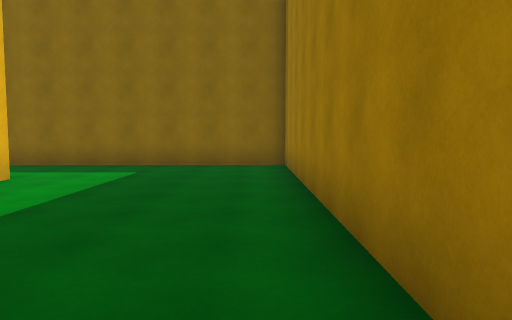
[1] (above)

24 first-person views from a walk through a scene from a Unity 3-D project. The camera is 1.5 m above the floor, tilts 4° down and sees 70° across. The floor is counted in squares, 2 m on a side. Each view is taken from the middle of a square. On the plan, view 1 faces up. The plan holds only what a view shows up to about 11 squares ahead; the rest is blank. The place goes on beyond the plan. The player character is not drawn. Surface patterns are stand-ins for the level's own textures.

[2]
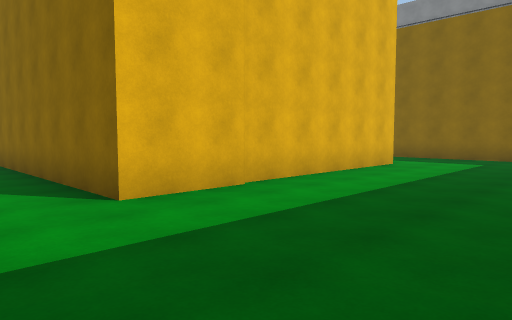

[3]
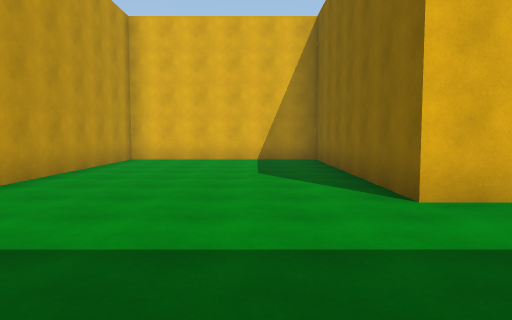

[4]
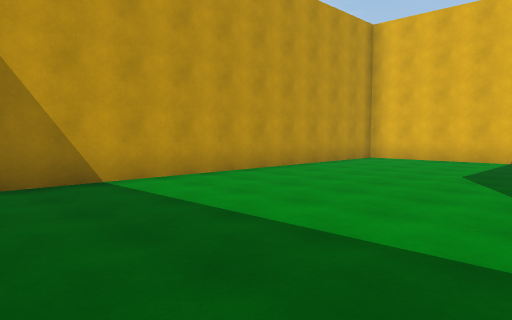

[5]
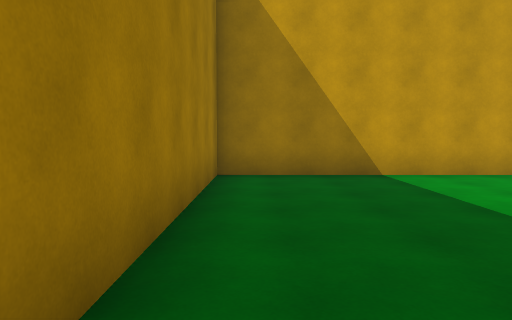

[6]
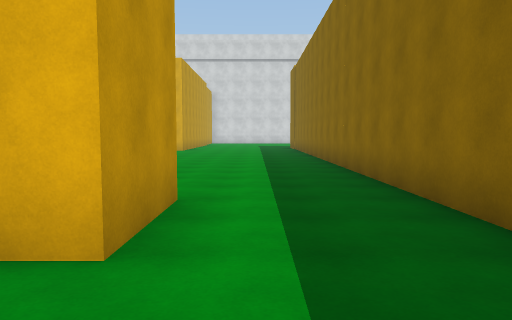

[7]
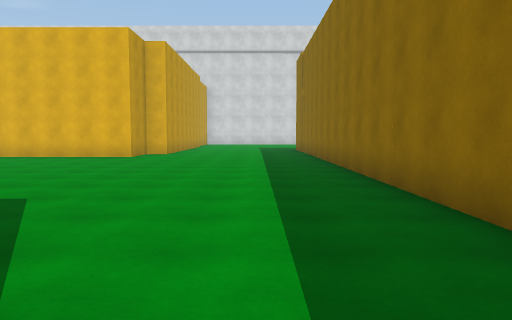

[8]
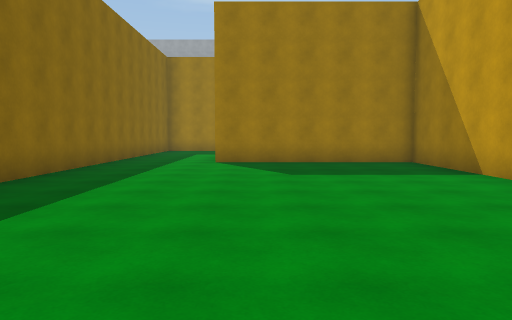

[9]
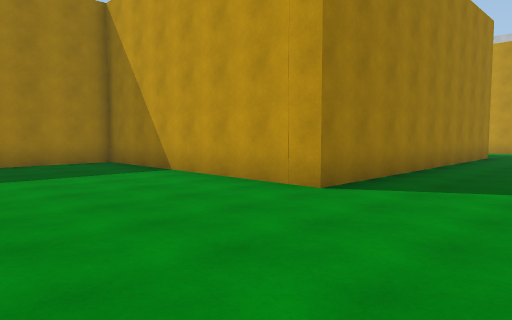

[10]
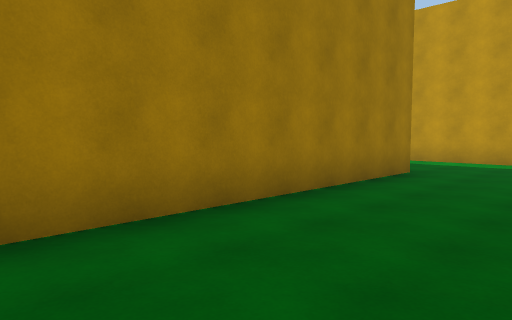

[11]
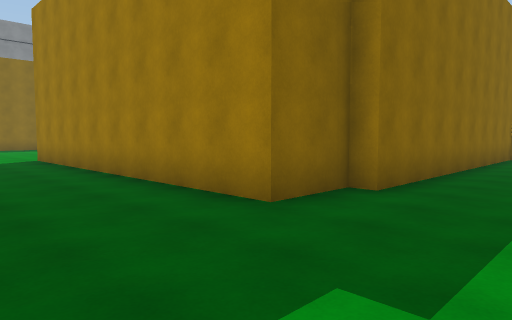

[12]
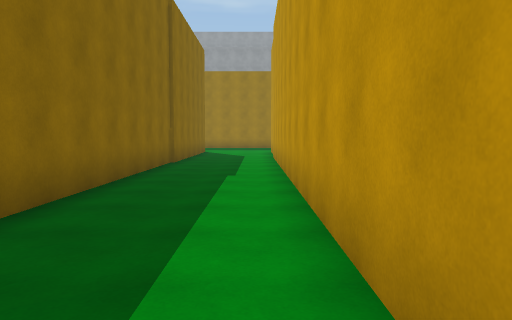

[13]
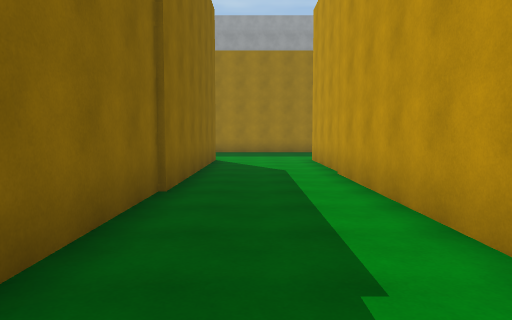

[14]
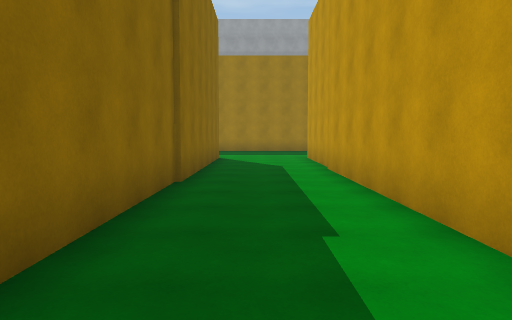

[15]
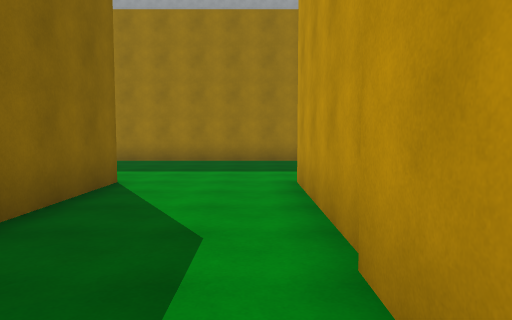

[16]
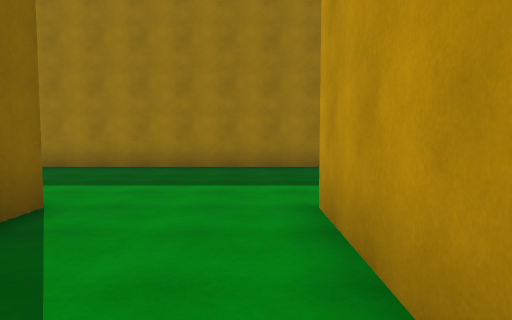

[17]
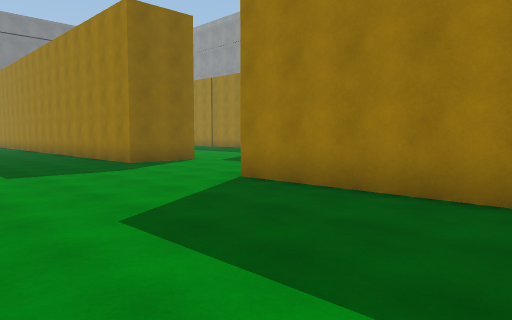

[18]
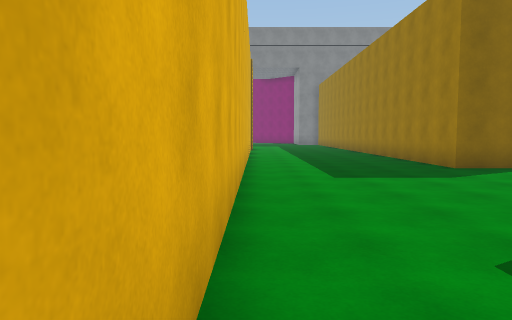

[19]
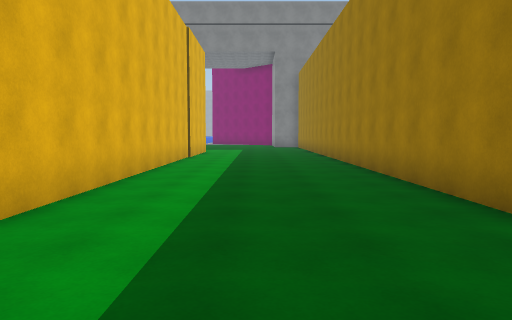

[20]
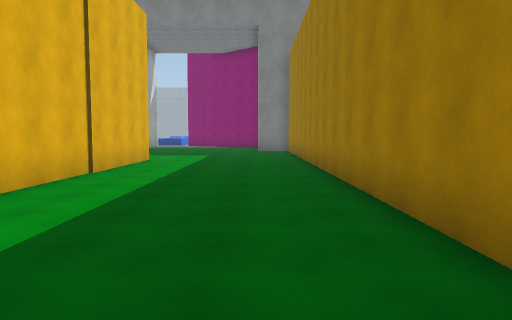

[21]
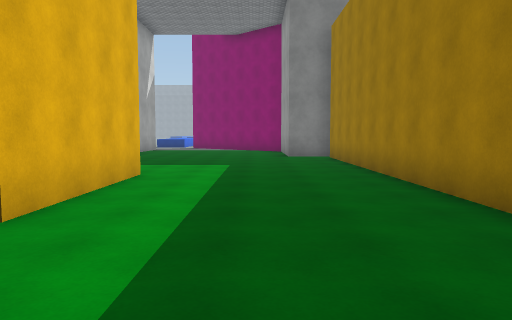

[22]
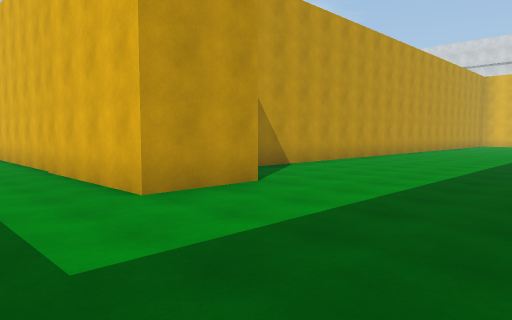

[23]
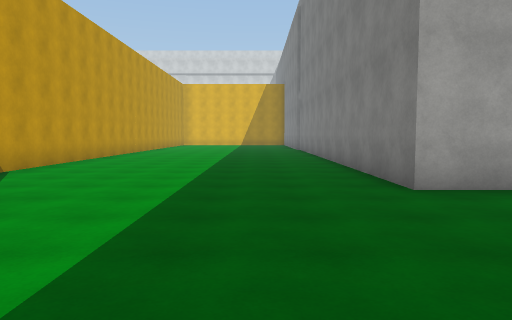

[24]
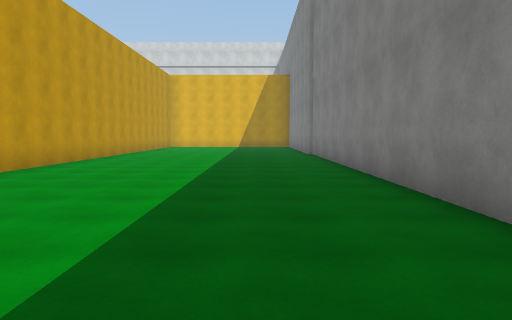

### Floor plan
Points are (right, up) in squares from view 1. A wall is a line through its corners. A room is listed if a view was taken in it or the views show most of it. See-through windows are left out.
Room 1 (views 1, 2, 3, 4, 5, 6)
walls: (0.7, 0.9) (0.7, 9) (-2.5, 9); (-4.1, 6.1) (-4.1, -1.2) (-11, -1.2) (-11, -6.7) (0.7, -6.7) (0.7, -0.9)
ways out: opening at (-3, 7.5) to room 2
Room 2 (views 7, 8, 9, 10, 11, 12, 13, 14, 15, 16)
walls: (-2.5, 9) (-16, 9); (-14.2, -11.6) (2.8, -11.6); (2.8, -8.7) (-11.4, -8.7) (-11.4, -8.3) (-13, -8.3) (-13, 0.8) (-6.2, 0.8) (-6.2, 6.1) (-4.1, 6.1)
ways out: opening at (-3, 7.5) to room 1; opening at (2.5, -10.5) to room 3
Room 3 (views 17, 18, 19, 20, 21, 22, 23, 24)
walls: (9.5, 0.1) (7.4, 0.1) (7.4, 17); (0.8, 12.8) (2.8, 12.8) (2.8, -7.8); (7.4, -12.5) (7.4, -4.1); (-10.1, 11) (-1, 11); (0.1, 18.1) (-10, 18.1)
ways out: opening at (2.5, -10.5) to room 2

Positions as (right, up) in squares from view 1, and headings:
1: (0, 0), facing up
2: (0, -3), facing up-left
3: (0, -3), facing left
4: (0, -1), facing down-left
5: (0, 0), facing down
6: (-2, 7), facing left
7: (-5, 7), facing left
8: (-16, 5), facing right
9: (-16, 5), facing down-right
10: (-16, -1), facing down-right
11: (-16, -11), facing up-right
12: (-13, -11), facing right
13: (-8, -10), facing right
14: (-9, -10), facing right
15: (-3, -11), facing right
16: (-1, -11), facing right
17: (3, -9), facing up-right
18: (3, -8), facing up
19: (5, -3), facing up
20: (6, 2), facing up
21: (5, 6), facing up
22: (5, 17), facing down-left
23: (5, 16), facing left
24: (1, 16), facing left
